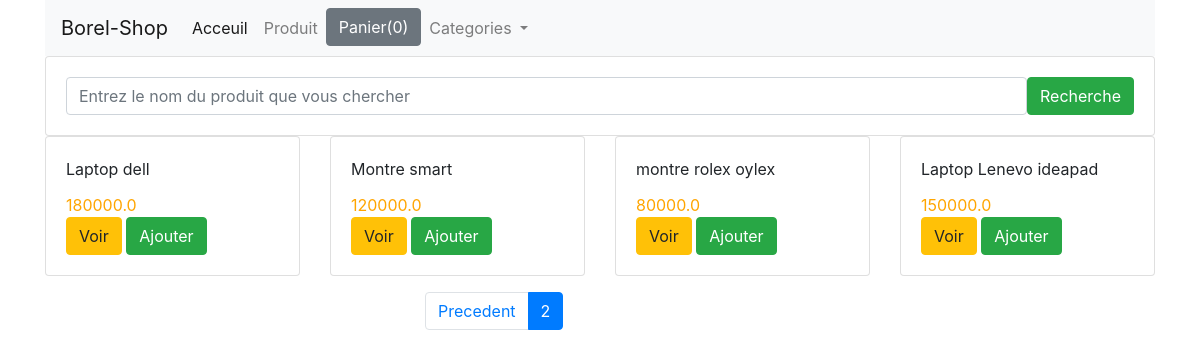
Screenshot of /?page=2 with the database file from the repository.
### shop/models.py (models this page shows, shortened)
class Product(models.Model):
    title = models.CharField(max_length= 200)
    price = models.FloatField()
    description = models.TextField()
    category = models.ForeignKey(Category, related_name='categorie', on_delete= models.CASCADE)
    image = models.CharField(max_length=5000)
    date_added = models.DateTimeField(auto_now=True)
    class Meta:
        ordering = ['-date_added']

### shop/views.py (the view)
# urls.py: path('', index, name="home"),
def index (request):
    category = Category.objects.all()
    product_object = Product.objects.all()
    item_name = request.GET.get('item-name')
    if item_name != '' and item_name is not None:
        product_object = Product.objects.filter(title__icontains=item_name)
    paginator = Paginator(product_object,4)
    page = request.GET.get('page')
    product_object = paginator.get_page(page)
    return render(request, 'shop/index.html', {'product_object': product_object , 'category' :category})

### shop/templates/shop/index.html (shortened to what this page needs)
{% extends "shop/base.html" %}
{% block content %}
    <div class="row">
        <div class = "col-md-12">
            <form class = "card card-sm">
                <div class="card-body row no-gutters align-items-center">
                    <div class="col">
                        <input type="search" placeholder="Entrez le nom du produit que vous chercher" name="item-name" class="form-control form-control-borderless">
                    </div>
                    <div class="col-auto">
                        <button type="submit" class="btn btn-success"> Recherche </button>
                    </div>
                </div>
            </form>
        </div>
    </div>
    <div class="row">
        {% for product in product_object %}
        <div class="col-md-3">
            <div class="card">
                <div class="card-body">
                    <div id="aa{{ product.id }}" class="card-title"> {{ product.title }} </div>
                    <div  id= "price{{product.id}}" style="color: orange" class="card-text">  {{product.price}} </div>
                    <a href ="{{product.id}}" class="btn btn-warning"> Voir </a>
                    <button id="{{product.id}}" class="btn ted btn-success"> Ajouter
                </div>
            </div>
        </div>
        {%endfor%}
    </div>
    <div class="row mt-3">
        <div class="col-md-3 offset-md-4">
            <ul class="pagination">
                {% if product_object.has_previous %}
                    <li class="page-item">
                        <a class="page-link" href="?page={{product_object.previous_page_number}}"> Precedent</a>
                    </li>
                {% endif %}
                    <li class="page-item active">
                        <a class="page-link" href="?page={{product_object.number}}"> {{product_object.number}}</a>
                    </li>
            </ul>
        </div>
    </div>
{% endblock  %}

### rows the page displays
Product: title "Laptop dell", price "180000.0"
Product: title "Montre smart", price "120000.0"
Product: title "montre rolex oylex", price "80000.0"
Product: title "Laptop Lenevo ideapad", price "150000.0"

### other values shown
{{ product_object.number }} "2"
